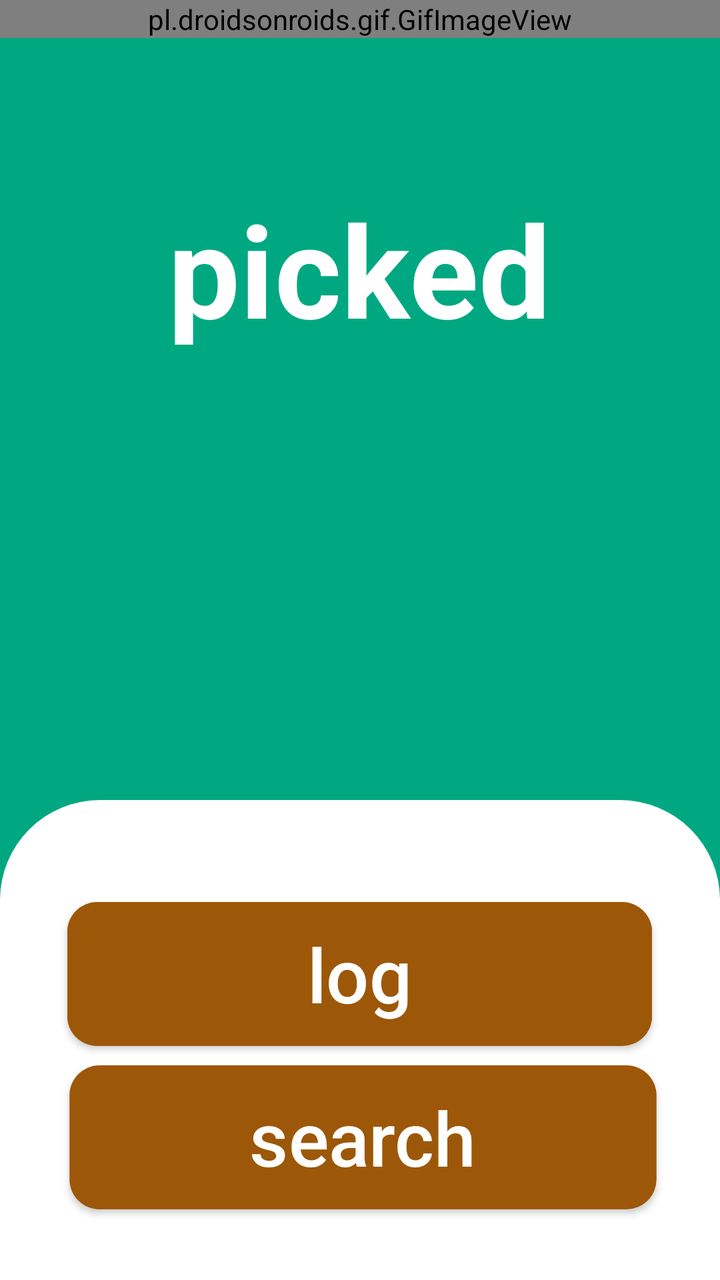
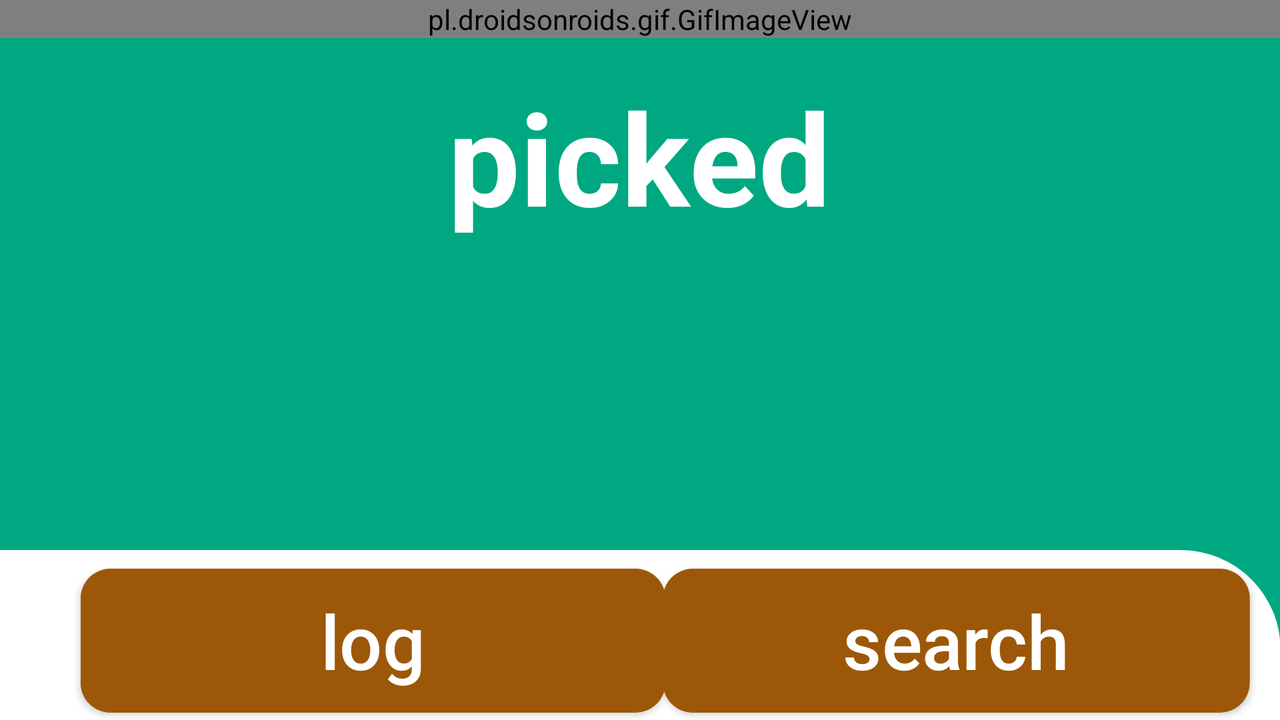

An Android layout and its configuration variant, each rendered on a device that would load it. The default file and the variant file are quoted in full after the pictures.
<!-- AndroidManifest.xml: application theme Theme.Picked -->
<!-- res/layout/fragment_main_screen.xml -->
<?xml version="1.0" encoding="utf-8"?>
<androidx.constraintlayout.widget.ConstraintLayout xmlns:android="http://schemas.android.com/apk/res/android"
    xmlns:app="http://schemas.android.com/apk/res-auto"
    xmlns:tools="http://schemas.android.com/tools"
    android:layout_width="match_parent"
    android:layout_height="match_parent"
    tools:context=".MainScreenFragment">

    <include
        android:id="@+id/include"
        layout="@layout/fragment_background"
        app:layout_constraintEnd_toEndOf="parent"
        app:layout_constraintStart_toStartOf="parent"
        tools:layout_editor_absoluteY="-82dp" />

    <com.google.android.material.imageview.ShapeableImageView
        android:layout_width="match_parent"
        android:layout_height="match_parent"
        android:layout_marginTop="400dp"
        android:background="@drawable/white_shape"
        app:layout_constraintBottom_toBottomOf="parent"
        app:layout_constraintEnd_toEndOf="parent"
        app:layout_constraintHorizontal_bias="0.0"
        app:layout_constraintStart_toStartOf="parent"
        app:layout_constraintTop_toTopOf="@+id/log_button"
        app:layout_constraintVertical_bias="0.89" />

    <androidx.appcompat.widget.AppCompatButton
        android:id="@+id/log_button"
        android:layout_width="wrap_content"
        android:layout_height="wrap_content"
        android:background="@drawable/generic_button"
        android:paddingLeft="80dp"
        android:paddingRight="80dp"
        android:scaleX="1.5"
        android:scaleY="1.5"
        android:text="@string/log_button"
        android:textAllCaps="false"
        android:textColor="@color/white"
        android:textSize="25sp"
        android:typeface="normal"
        app:layout_constraintBottom_toTopOf="@+id/search_button"
        app:layout_constraintEnd_toEndOf="parent"
        app:layout_constraintHorizontal_bias="0.498"
        app:layout_constraintLeft_toLeftOf="parent"
        app:layout_constraintRight_toRightOf="parent"
        app:layout_constraintStart_toStartOf="parent"
        app:layout_constraintTop_toTopOf="parent"
        app:layout_constraintVertical_bias="0.932" />

    <androidx.appcompat.widget.AppCompatButton
        android:id="@+id/search_button"
        android:layout_width="wrap_content"
        android:layout_height="wrap_content"
        android:background="@drawable/generic_button"
        android:paddingLeft="60dp"
        android:paddingRight="60dp"
        android:scaleX="1.5"
        android:scaleY="1.5"
        android:text="@string/search_button"
        android:textAllCaps="false"
        android:textColor="@color/white"
        android:textSize="25sp"
        android:typeface="normal"
        app:layout_constraintBottom_toBottomOf="parent"
        app:layout_constraintEnd_toEndOf="parent"
        app:layout_constraintHorizontal_bias="0.51"
        app:layout_constraintLeft_toLeftOf="parent"
        app:layout_constraintRight_toRightOf="parent"
        app:layout_constraintStart_toStartOf="parent"
        app:layout_constraintTop_toTopOf="parent"
        app:layout_constraintVertical_bias="0.92" />

</androidx.constraintlayout.widget.ConstraintLayout>
<!-- res/layout/fragment_background.xml (included above) -->
<?xml version="1.0" encoding="utf-8"?>
<androidx.constraintlayout.widget.ConstraintLayout xmlns:android="http://schemas.android.com/apk/res/android"
    xmlns:app="http://schemas.android.com/apk/res-auto"
    xmlns:tools="http://schemas.android.com/tools"
    android:layout_width="match_parent"
    android:layout_height="match_parent"
    android:background="@color/emerald">

    <TextView
        android:id="@+id/textView"
        android:layout_width="wrap_content"
        android:layout_height="wrap_content"
        android:scaleX="4"
        android:scaleY="4"
        android:text="@string/app_name"
        android:textColor="@color/white"
        android:textSize="16sp"
        android:textStyle="bold"
        android:typeface="normal"
        app:iconTint="@color/white"
        app:layout_constraintBottom_toBottomOf="parent"
        app:layout_constraintLeft_toLeftOf="parent"
        app:layout_constraintRight_toRightOf="parent"
        app:layout_constraintTop_toTopOf="parent"
        app:layout_constraintVertical_bias="0.20" />



    <pl.droidsonroids.gif.GifImageView
        android:layout_width="0dp"
        android:layout_height="wrap_content"
        android:src="@drawable/plants"
        app:layout_constraintBottom_toBottomOf="parent"
        app:layout_constraintEnd_toEndOf="parent"
        app:layout_constraintHorizontal_bias="0.0"
        app:layout_constraintLeft_toLeftOf="parent"
        app:layout_constraintRight_toRightOf="parent"
        app:layout_constraintStart_toStartOf="parent"
        app:layout_constraintTop_toTopOf="parent"
        app:layout_constraintVertical_bias="0.0" />

</androidx.constraintlayout.widget.ConstraintLayout>
<!-- resources referenced by this layout -->
<resources>
  <color name="emerald">#00A881</color>
  <color name="white">#FFFFFFFF</color>
  <!-- drawable generic_button (drawable) -->
  <?xml version="1.0" encoding="utf-8"?>
  <shape xmlns:android="http://schemas.android.com/apk/res/android"
      android:shape="rectangle" android:padding="10dp">
      <solid android:color="@color/brown"/>
      <corners android:radius="10dp"/>
  </shape>
  <!-- drawable white_shape (drawable) -->
  <?xml version="1.0" encoding="utf-8"?>
  <shape xmlns:android="http://schemas.android.com/apk/res/android">
      android:shape="rectangle" android:padding="10dp">
      <solid android:color="@color/white"/>
      <corners android:topLeftRadius="50dp"
          android:topRightRadius="50dp" />
  </shape>
  <string name="app_name">picked</string>
  <string name="log_button">log</string>
  <string name="search_button">search</string>
  <style name="Theme.Picked" parent="Theme.MaterialComponents.DayNight.DarkActionBar">
          
          <item name="colorPrimary">@color/purple_500</item>
          <item name="colorPrimaryVariant">@color/purple_700</item>
          <item name="colorOnPrimary">@color/white</item>
          
          <item name="colorSecondary">@color/teal_200</item>
          <item name="colorSecondaryVariant">@color/teal_700</item>
          <item name="colorOnSecondary">@color/black</item>
          
          <item name="android:statusBarColor" tools:targetApi="l">?attr/colorPrimaryVariant</item>
          
      </style>
  <color name="brown">#9C5808</color>
  <color name="purple_500">#FF6200EE</color>
  <color name="purple_700">#FF3700B3</color>
  <color name="teal_200">#FF03DAC5</color>
  <color name="teal_700">#FF018786</color>
  <color name="black">#FF000000</color>
</resources>
<!-- res/layout-land/fragment_main_screen.xml (the author's variant of the layout above) -->
<!-- drawn on the phone turned sideways -->
<?xml version="1.0" encoding="utf-8"?>
<androidx.constraintlayout.widget.ConstraintLayout xmlns:android="http://schemas.android.com/apk/res/android"
    xmlns:app="http://schemas.android.com/apk/res-auto"
    xmlns:tools="http://schemas.android.com/tools"
    android:layout_width="match_parent"
    android:layout_height="match_parent"
    tools:context=".MainScreenFragment">

    <include
        android:id="@+id/include"
        layout="@layout/fragment_background"
        app:layout_constraintEnd_toEndOf="parent"
        app:layout_constraintHorizontal_bias="0.0"
        app:layout_constraintStart_toStartOf="parent"
        tools:layout_editor_absoluteY="-172dp" />

    <com.google.android.material.imageview.ShapeableImageView
        android:layout_width="728dp"
        android:layout_height="85dp"
        android:background="@drawable/white_shape"
        app:layout_constraintBottom_toBottomOf="parent"
        app:layout_constraintEnd_toEndOf="parent"
        app:layout_constraintHorizontal_bias="1.0"
        app:layout_constraintStart_toStartOf="parent"
        app:layout_constraintTop_toTopOf="parent"
        app:layout_constraintVertical_bias="1.0" />

    <androidx.appcompat.widget.AppCompatButton
        android:id="@+id/log_button"
        android:layout_width="wrap_content"
        android:layout_height="wrap_content"
        android:background="@drawable/generic_button"
        android:paddingLeft="80dp"
        android:paddingRight="80dp"
        android:scaleX="1.5"
        android:scaleY="1.5"
        android:text="@string/log_button"
        android:textAllCaps="false"
        android:textColor="@color/white"
        android:textSize="25sp"
        android:typeface="normal"
        app:layout_constraintBottom_toBottomOf="parent"
        app:layout_constraintEnd_toEndOf="parent"
        app:layout_constraintHorizontal_bias="0.2"
        app:layout_constraintLeft_toLeftOf="parent"
        app:layout_constraintRight_toRightOf="parent"
        app:layout_constraintStart_toStartOf="parent"
        app:layout_constraintTop_toTopOf="parent"
        app:layout_constraintVertical_bias="0.95" />

    <androidx.appcompat.widget.AppCompatButton
        android:id="@+id/search_button"
        android:layout_width="wrap_content"
        android:layout_height="wrap_content"
        android:background="@drawable/generic_button"
        android:paddingLeft="60dp"
        android:paddingRight="60dp"
        android:scaleX="1.5"
        android:scaleY="1.5"
        android:text="@string/search_button"
        android:textAllCaps="false"
        android:textColor="@color/white"
        android:textSize="25sp"
        android:typeface="normal"
        app:layout_constraintBottom_toBottomOf="parent"
        app:layout_constraintEnd_toEndOf="parent"
        app:layout_constraintHorizontal_bias="0.6"
        app:layout_constraintLeft_toLeftOf="parent"
        app:layout_constraintRight_toRightOf="parent"
        app:layout_constraintStart_toEndOf="@+id/log_button"
        app:layout_constraintTop_toTopOf="parent"
        app:layout_constraintVertical_bias="0.95" />

</androidx.constraintlayout.widget.ConstraintLayout>
